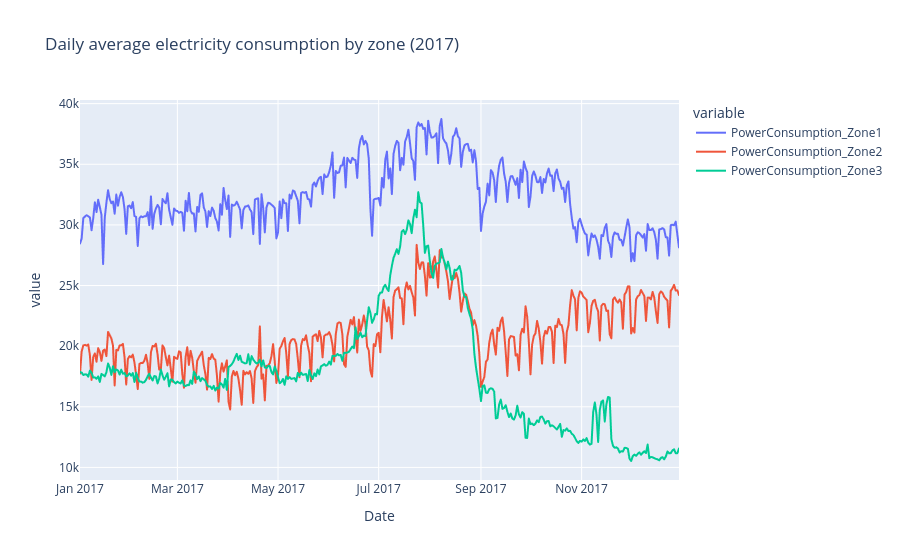

Source (notebook cell):
### Code cell
import plotly.express as px
 
fig = px.line(daily, x='Date', y=zones,
              title='Daily average electricity consumption by zone (2017)')
fig.show()

### Figure 1 — Plotly figure (JSON) as saved in the notebook; plotly's stock layout.template omitted (floating-point values rounded to 4 significant figures; data arrays with more than 128 entries replaced by an {"elided": "..."} marker saying what was removed)
{"data": [{"hovertemplate": "variable=PowerConsumption_Zone1<br>Date=%{x}<br>value=%{y}<extra></extra>", "legendgroup": "PowerConsumption_Zone1", "line": {"color": "#636efa", "dash": "solid"}, "marker": {"symbol": "circle"}, "mode": "lines", "name": "PowerConsumption_Zone1", "showlegend": true, "type": "scattergl", "x": {"elided": "364 str values"}, "xaxis": "x", "y": {"elided": "364 float values"}, "yaxis": "y"}, {"hovertemplate": "variable=PowerConsumption_Zone2<br>Date=%{x}<br>value=%{y}<extra></extra>", "legendgroup": "PowerConsumption_Zone2", "line": {"color": "#EF553B", "dash": "solid"}, "marker": {"symbol": "circle"}, "mode": "lines", "name": "PowerConsumption_Zone2", "showlegend": true, "type": "scattergl", "x": {"elided": "364 str values"}, "xaxis": "x", "y": {"elided": "364 float values"}, "yaxis": "y"}, {"hovertemplate": "variable=PowerConsumption_Zone3<br>Date=%{x}<br>value=%{y}<extra></extra>", "legendgroup": "PowerConsumption_Zone3", "line": {"color": "#00cc96", "dash": "solid"}, "marker": {"symbol": "circle"}, "mode": "lines", "name": "PowerConsumption_Zone3", "showlegend": true, "type": "scattergl", "x": {"elided": "364 str values"}, "xaxis": "x", "y": {"elided": "364 float values"}, "yaxis": "y"}], "layout": {"legend": {"title": {"text": "variable"}, "tracegroupgap": 0}, "title": {"text": "Daily average electricity consumption by zone (2017)"}, "xaxis": {"anchor": "y", "domain": [0, 1], "title": {"text": "Date"}}, "yaxis": {"anchor": "x", "domain": [0, 1], "title": {"text": "value"}}}}
